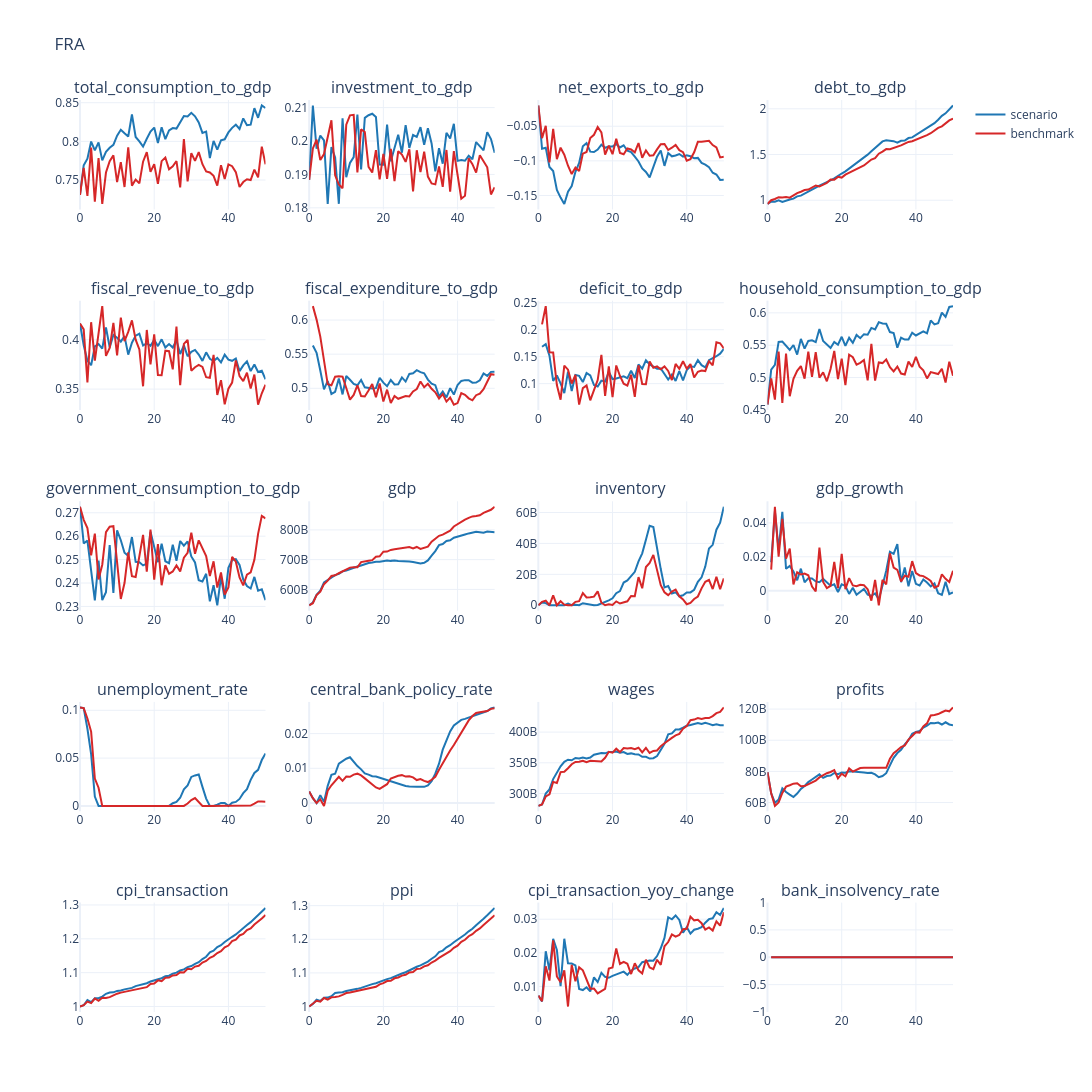
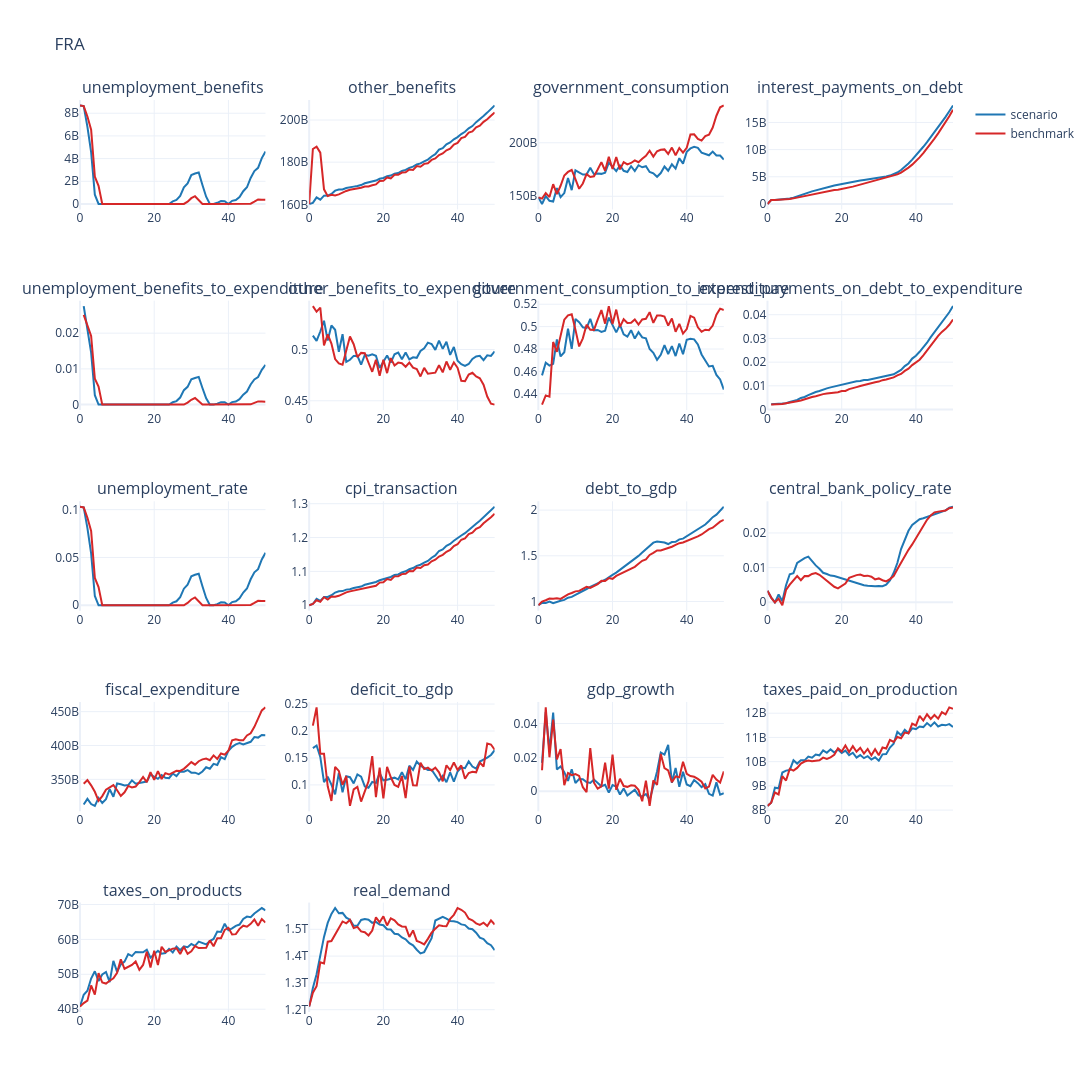
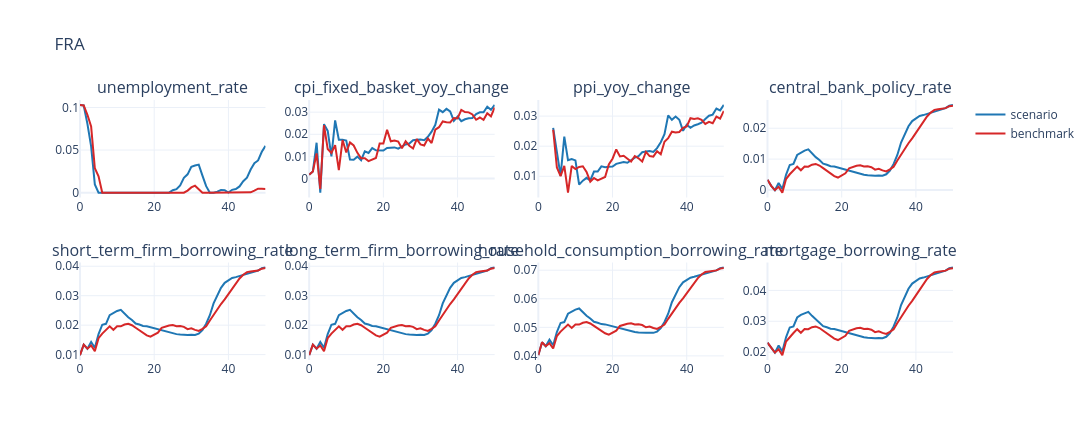

Notebook code for these charts, in order:
### Code cell
# Benchmark comparison
if df_benchmark is None:
    raise RuntimeError("Set run_config.run_benchmark=True and rerun the simulation cell before benchmark plots.")

plot_output(df=df_base[plot_columns], df_compare=df_benchmark[plot_columns], no_rows=5, no_cols=4, country_code=cfg.country_iso3, **FIG_SIZE_BENCHMARK)
plot_output(df=df_base[fiscal_cols], df_compare=df_benchmark[fiscal_cols], no_rows=5, no_cols=4, country_code=cfg.country_iso3, **FIG_SIZE_BENCHMARK)
plot_output(df=df_base[policy_cols], df_compare= df_benchmark[policy_cols], no_rows=2, no_cols=4, country_code=cfg.country_iso3, **FIG_SIZE_BENCHMARK)
